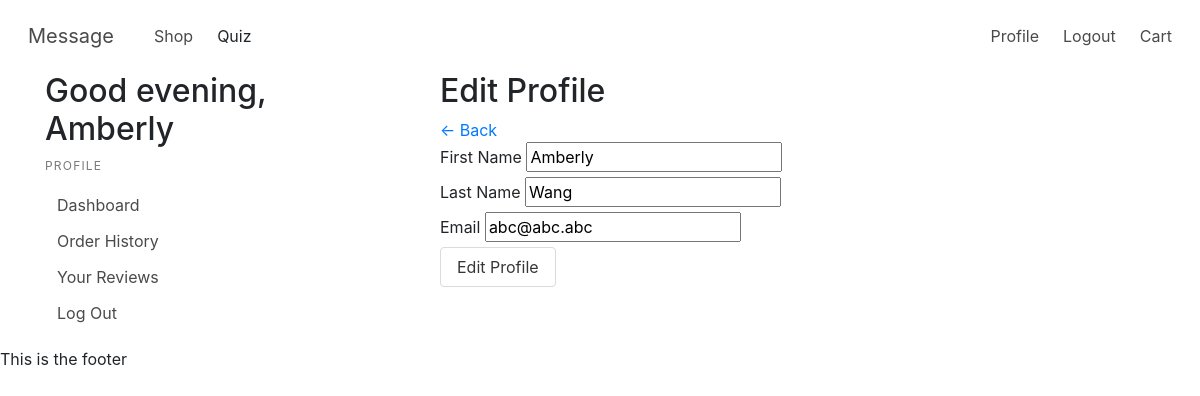
The app's page /profile/edit (signed in) with its own data.
### models.py (models this page shows, shortened)
class User(UserMixin, Model):
    fname = CharField()
    lname = CharField()
    email = CharField(unique=True)
    password = CharField(max_length=100)
    street_address = CharField(default="")
    city = CharField(default="")
    state = CharField(default="")
    postal_code = CharField(default="")
    join_date = DateTimeField(default=datetime.datetime.now())
    class Meta:
        database = DATABASE

### app.py (the view)
@app.route('/profile/edit', methods=["GET", "POST"])
@login_required
def edit_profile():
    user = current_user
    current_hour = datetime.datetime.now().hour
    greeting = time_of_day(current_hour)
    form = forms.EditProfileForm()
    if form.validate_on_submit():
        user.fname=form.fname.data
        user.lname=form.lname.data
        user.email=form.email.data
        user.save()
        return redirect(url_for("profile"))
    return render_template("editProfile.html", form=form, user=user, greeting=greeting)

### forms.py
class EditProfileForm(Form):
    fname = StringField(
        'First Name',
        validators=[
            DataRequired(),
            Regexp(
                r'^[a-zA-Z_]+$',
                message=("Cannot contain numbers or special characters")
            )
        ]
    )
    lname = StringField(
        'Last Name',
        validators=[
            DataRequired(),
            Regexp(
                r'^[a-zA-Z_]+$',
                message=("Cannot contain numbers or special characters")
            )
        ]
    )
    email = StringField(
        'Email',
        validators=[
            DataRequired(),
            Email(),
            email_exists
        ])

### app.py (called while the page is built)
@login_manager.user_loader
def load_user(userid):
    try:
        return models.User.get(models.User.id == userid)
    except models.DoesNotExist:
        return None

@app.before_request
def before_request():
    g.db = models.DATABASE
    g.db.connect()
    g.user = current_user

@app.after_request
def after_request(response):
    g.db.close()
    return response

def time_of_day(hour):
    return (
        "morning" if 5 <= hour <= 11
        else
        "afternoon" if 12 <= hour <= 17
        else
        "evening" if 18 <= hour <= 22
        else
        "night"
    )

### templates/editProfile.html (shortened to what this page needs)
{% extends "profile.html" %}
{% from "macros.html" import field_error %}
{% block profile %}
<h2>Edit Profile</h2>
<a href="/profile">&#8592; Back</a>
<form method="POST" action="" class="form form-group">
    <div class="form-input">
        {{form.fname.label}}
        {{form.fname(value=user.fname)}}
    </div>
    <div class="form-input">
        {{form.lname.label}}
        {{form.lname(value=user.lname)}}
    </div>
    <div class="form-input">
        {{form.email.label}}
        {{form.email(value=user.email)}}
    </div>
    <button class="button" type="submit">Edit Profile</button>
</form>
{% endblock %}

### templates/profile.html
{% extends 'layout.html' %}
{% block content %}
<div class="container">
    <div class="row">
        <div class="col-sm-4">
            <h2> Good {{greeting}}, {{user.fname}}</h2>
            <aside class="menu">
                <p class="menu-label">
                    Profile
                </p>
                <ul class="menu-list">
                    <li><a href="{{url_for('profile')}}">Dashboard</a></li>
                    <li><a href="{{url_for('order_history')}}">Order History</a></li>
                    <li><a href="{{url_for('reviews')}}">Your Reviews</a></li>
                    <li><a href="{{url_for('logout')}}">Log Out</a></li>
                </ul>
            </aside>
        </div>
        <div class="col-sm-8">
            <div class="container">
                {% block profile %}
                {% endblock %}
            </div>
        </div>
    </div>
</div>
{% endblock %}

### records on screen
User: fname "Amberly", lname "Wang", email "abc@abc.abc"

### other values on screen
{{ greeting }} "evening"
